Frame 1 (no input): blank canvas, image omitted
Frame 60 (the mouse pressed at the canvas centre just before this capture): blank canvas, image omitted
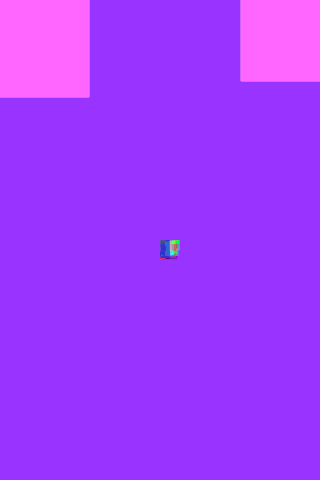
Frame 120 (the mouse held since frame 60 and released just before this capture)

The Processing sketch whose frames 1 and 60 were blank and that drew this single picture after the mouse press (run headless with seeded random() and noise(); from frame 60 on, the mouse is pressed at the canvas centre):

// Processing sketch: processing_110946
// ── processing_110946.pde

boolean mouseIsDown = false;

void setup()
{
  size(320,480);
  background(random(0,255),random(0,255),random(0,255));
}

void draw()
{
  strokeWeight(abs(pmouseX-mouseX));
  stroke(random(255),random(255),random(255));
  filter(POSTERIZE,6);
  //filter(DILATE);
  if(mouseIsDown == true)
  {
    fill(random(0,255),random(0,255),random(0,255),random(0,255));
 rect(pmouseX, pmouseY, random(0,20), random(0,20));
 rect(width-pmouseX,pmouseY, random(0,20) ,random(0,20));
  }
}
void mousePressed()
{
mouseIsDown = true;
println("Mouse was pressed");
}
void mouseReleased()
{
  mouseIsDown = false;
  println("Mouse was released");
}
